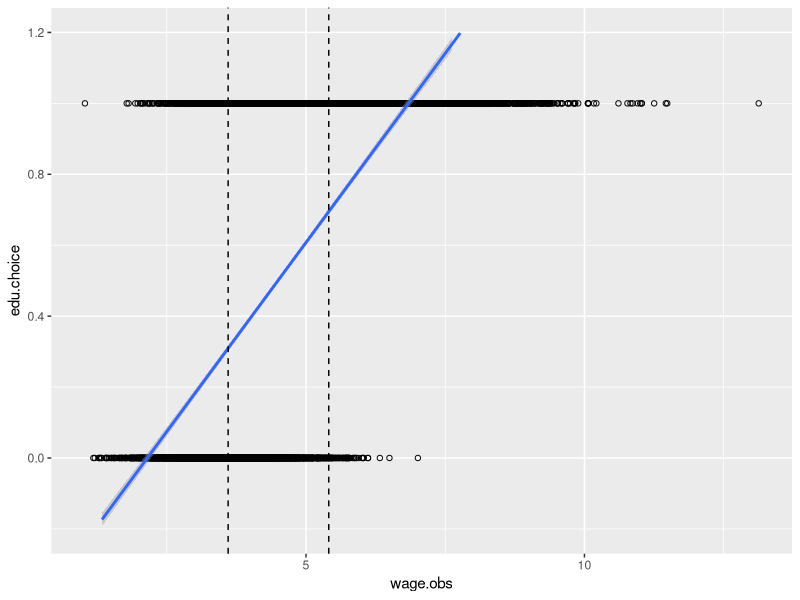
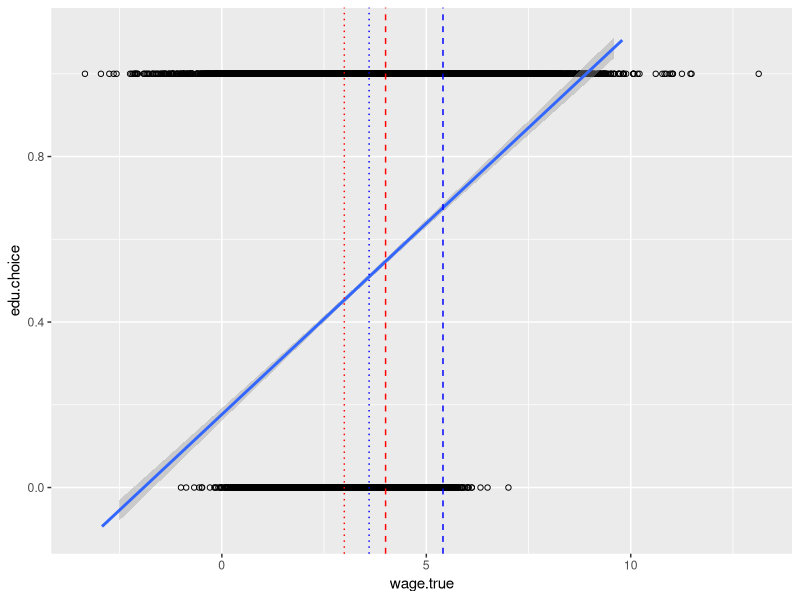
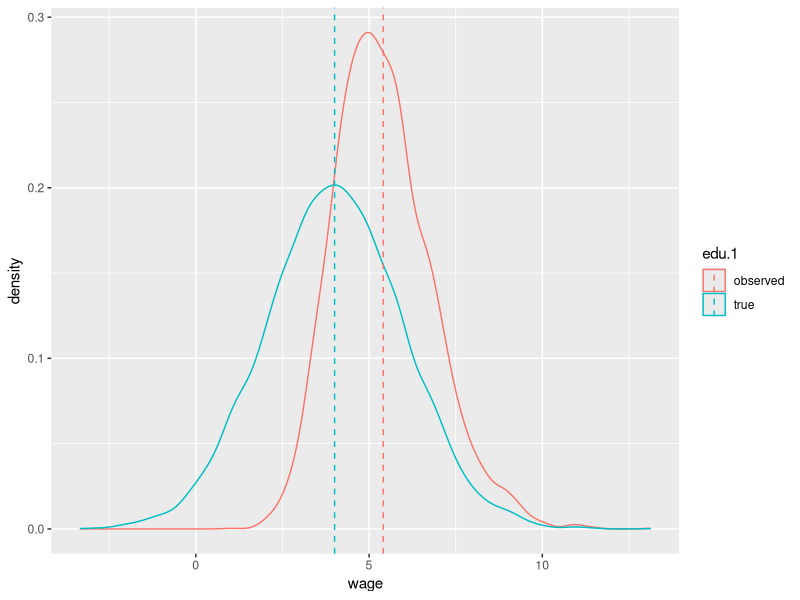
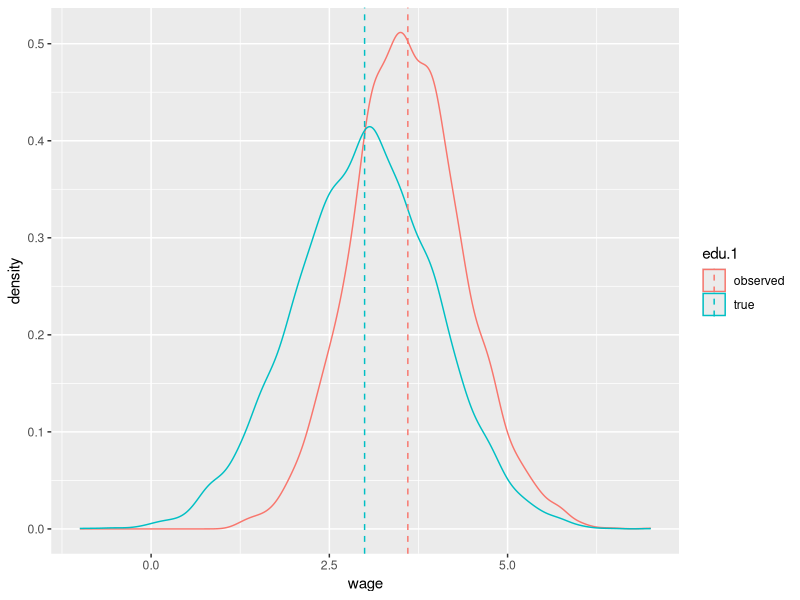
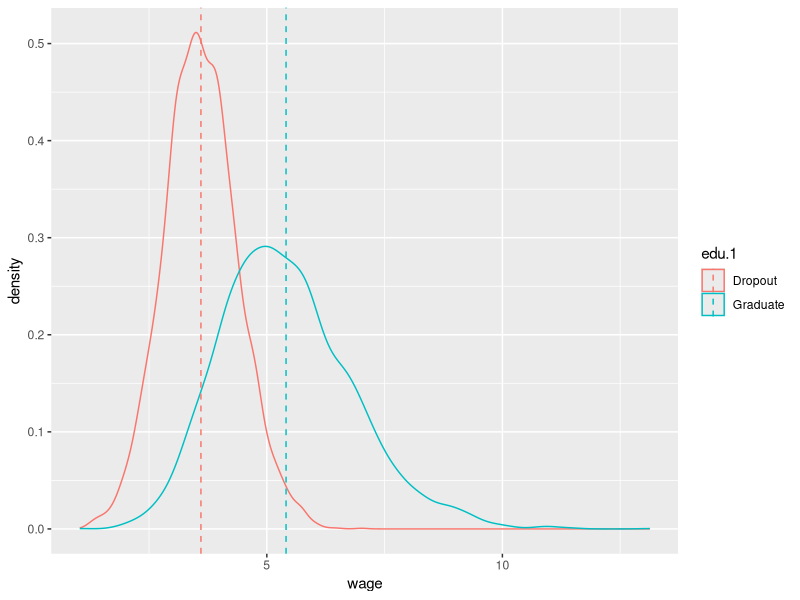
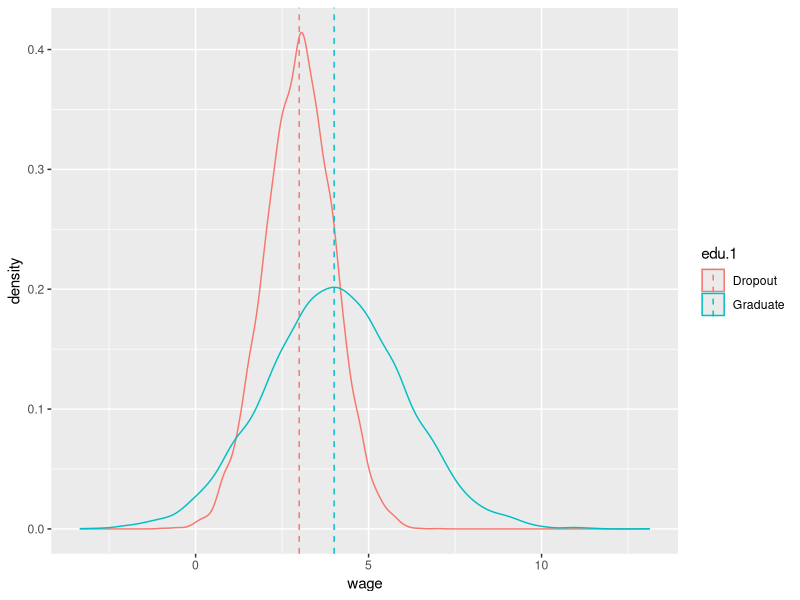

These figures' R source, in order:
rm(list = ls())

set.seed(3456)
N<- 10000

library(MASS)
library(tidyverse)

# Target parameters for univariate normal distributions
rho <- -0.6
mu0 <- 3; s1 <- 1
mu1 <- 4; s2 <- 2
# Parameters for bivariate normal distribution
mu <- c(mu0,mu1) # Mean 
sigma <- matrix(c(s1^2, s1*s2*rho, s1*s2*rho, s2^2),2) # Covariance matrix
bvn1 <- mvrnorm(N, mu = mu, Sigma = sigma ) # from MASS package
colnames(bvn1) <- c("bvn1_w0","bvn1_w1")

# Truth
mean(bvn1[,2]) - mean(bvn1[,1])

# Observed Data
beta.1 <- 1
v.i <- rnorm(N,1,1)
E.i <- as.numeric((beta.1*(bvn1[,2]-bvn1[,1])-v.i )>0)
w.observe <- E.i*bvn1[,2] + (1-E.i)*bvn1[,1]
mean(w.observe[E.i==1]) - mean(w.observe[E.i==0])

## Randomize Education Assignment
Random.E <- round(runif(N),0)
mean(Random.E)
w.randomize <- Random.E*bvn1[,2] + (1-Random.E)*bvn1[,1]
mean(w.randomize[Random.E==1]) - mean(w.randomize[Random.E==0])

df.1 <- data.frame(wage.obs =w.observe, edu.choice = E.i)

ggplot(df.1, aes(x=wage.obs, y=edu.choice)) +
  ylim(-0.2, 1.2) +
  geom_point(shape=1) +    # Use hollow circles
  geom_smooth(method=lm) +  # Add linear regression line 
  geom_vline(xintercept=mean(w.observe[E.i==1]), linetype="dashed") +
  geom_vline(xintercept=mean(w.observe[E.i==0]), linetype="dashed")


df.2.a <- data.frame(wage.true =bvn1[,2] , edu.choice = 1)
df.2.b <- data.frame(wage.true =bvn1[,1] , edu.choice = 0)
df.2 <- bind_rows(df.2.a,df.2.b)

ggplot(df.2, aes(x=wage.true, y=edu.choice)) +
  ylim(-0.1, 1.1) +
  geom_point(shape=1) +    # Use hollow circles
  geom_smooth(method=lm) +  # Add linear regression line 
  geom_vline(xintercept=mean(bvn1[,2]), linetype="dashed", colour="red") +
  geom_vline(xintercept=mean(bvn1[,1]), linetype="dotted", colour="red") +
  geom_vline(xintercept=mean(w.observe[E.i==1]), linetype="dashed", colour="blue") +
  geom_vline(xintercept=mean(w.observe[E.i==0]), linetype="dotted", colour="blue")


df.3 <- bind_rows(data.frame(wage =bvn1[,2] , edu.1 = "true"),
                  data.frame(wage =w.observe[E.i==1] , edu.1 = "observed"))
mu <- df.3 %>% group_by(edu.1) %>% summarise(grp.mean=mean(wage))
ggplot(df.3, aes(x=wage, color=edu.1)) +
  geom_density()+
  geom_vline(data=mu, aes(xintercept=grp.mean, color=edu.1),
             linetype="dashed")

df.4 <- bind_rows(data.frame(wage =bvn1[,1] , edu.1 = "true"),
                  data.frame(wage =w.observe[E.i==0] , edu.1 = "observed"))
mu <- df.4 %>% group_by(edu.1) %>% summarise(grp.mean=mean(wage))
ggplot(df.4, aes(x=wage, color=edu.1)) +
  geom_density()+
  geom_vline(data=mu, aes(xintercept=grp.mean, color=edu.1),
             linetype="dashed")

df.5 <- bind_rows(data.frame(wage =w.observe[E.i==1] , edu.1 = "Graduate"),
                  data.frame(wage =w.observe[E.i==0] , edu.1 = "Dropout"))
mu <- df.5 %>% group_by(edu.1) %>% summarise(grp.mean=mean(wage))
ggplot(df.5, aes(x=wage, color=edu.1)) +
  geom_density()+
  geom_vline(data=mu, aes(xintercept=grp.mean, color=edu.1),
             linetype="dashed")

df.6 <- bind_rows(data.frame(wage =bvn1[,2] , edu.1 = "Graduate"),
                  data.frame(wage =bvn1[,1] , edu.1 = "Dropout"))
mu <- df.6 %>% group_by(edu.1) %>% summarise(grp.mean=mean(wage))
ggplot(df.6, aes(x=wage, color=edu.1)) +
  geom_density()+
  geom_vline(data=mu, aes(xintercept=grp.mean, color=edu.1),
             linetype="dashed")


